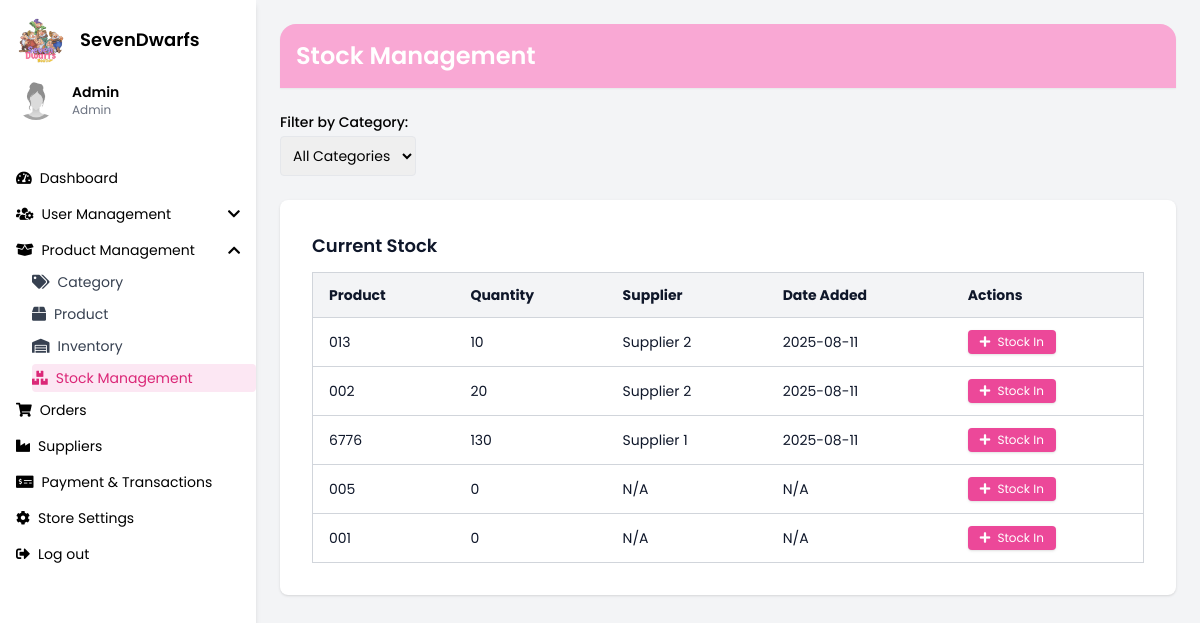
The page /stock_management.php on the database as committed earlier.
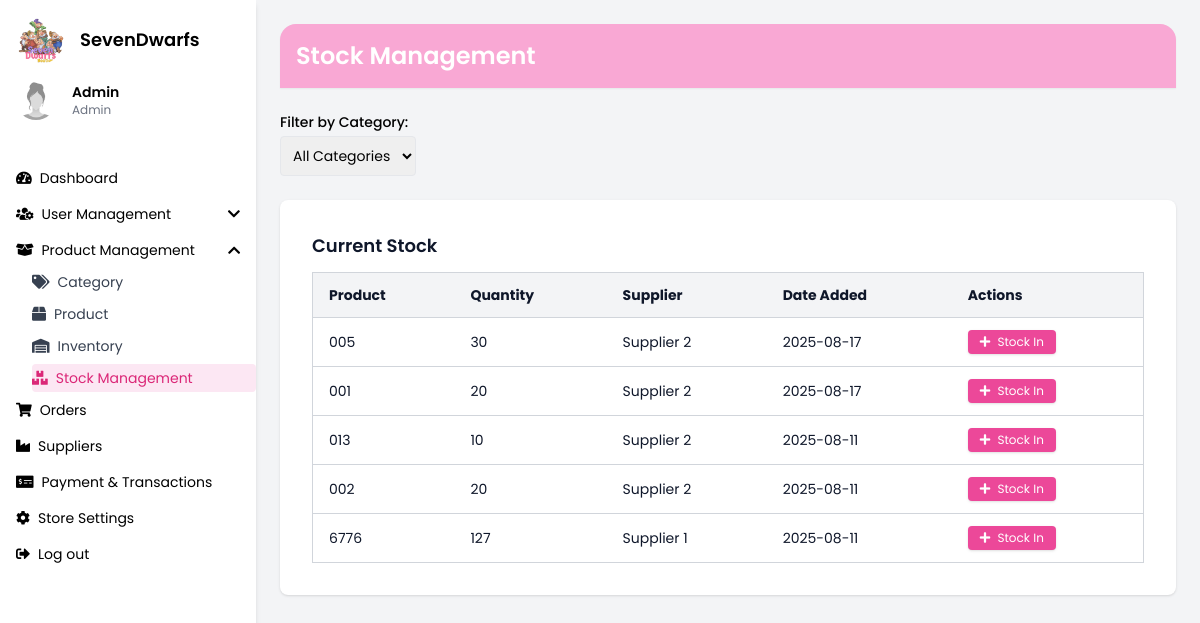
The same page on the database as committed later.
### tables this page shows
CREATE TABLE `products` (
  `product_id` int(11) NOT NULL,
  `product_name` varchar(255) DEFAULT NULL,
  `description` text DEFAULT NULL,
  `price_id` int(11) DEFAULT NULL,
  `stocks` int(11) DEFAULT NULL,
  `category_id` int(11) DEFAULT NULL,
  `image_url` text DEFAULT NULL,
  `created_at` timestamp NOT NULL DEFAULT current_timestamp(),
  `supplier_id` int(11) DEFAULT NULL,
  `supplier_price` decimal(10,2) NOT NULL,
  `revenue` decimal(10,2) GENERATED ALWAYS AS (`price_id` - `supplier_price`) STORED,
  `sizes` varchar(255) DEFAULT NULL,
  `colors` varchar(255) DEFAULT NULL
);

### stock_management.php (the view, shortened to what the changed rows need)
<?php
require 'conn.php';
$selected_category = isset($_GET['category_id']) ? intval($_GET['category_id']) : 0;
$stock_query = "
    SELECT
        p.product_id,
        p.product_name,
        COALESCE(st.current_qty, 0) AS current_qty,
        MAX(sup.supplier_name) AS supplier_name,
        MAX(si.date_added) AS date_added
    FROM products p
    LEFT JOIN stock st ON p.product_id = st.product_id
    LEFT JOIN stock_in si ON si.stock_id = st.stock_id
    LEFT JOIN suppliers sup ON si.supplier_id = sup.supplier_id
    " . ($selected_category ? "WHERE p.category_id = $selected_category" : "") . "
    GROUP BY p.product_id, p.product_name, st.current_qty
    ORDER BY date_added DESC
";
$current_stock = $conn->query($stock_query);
?>
<!DOCTYPE html>
<html lang="en">
<head>
  <script src="https://cdn.tailwindcss.com"></script>
  <link href="https://cdnjs.cloudflare.com/ajax/libs/font-awesome/5.15.3/css/all.min.css" rel="stylesheet" />
</head>
<body class="bg-gray-100 font-poppins text-sm transition-all duration-300">
 <body class="bg-gray-100 text-sm">
  <div class="flex h-screen">
<div class="w-64 bg-white shadow-md min-h-screen" x-data="{ userMenu: false, productMenu: true }">
  <div class="p-4">
    <div class="flex items-center space-x-4">
      <h2 class="text-lg font-semibold">SevenDwarfs</h2>
    </div>
  </div>
</div>
    <div class="flex-1 p-6 space-y-6">
        <div class="bg-pink-300 text-white p-4 rounded-t-2xl shadow-sm">
            <h1 class="text-2xl font-semibold">Stock Management</h1>
        </div>
        <div class="bg-white p-8 rounded-lg shadow w-full">
            <h2 class="text-lg font-semibold mb-3 text-[#0f172a]">Current Stock</h2>
            <table class="w-full border border-gray-300 rounded-md text-[#0f172a] text-sm">
                <thead>
                    <tr class="border-b border-gray-300 bg-gray-100">
                        <th class="px-4 py-3 text-left">Product</th>
                        <th class="px-4 py-3 text-left">Quantity</th>
                        <th class="px-4 py-3 text-left">Supplier</th>
                        <th class="px-4 py-3 text-left">Date Added</th>
                        <th class="px-4 py-3 text-left">Actions</th>
                    </tr>
                </thead>
                <tbody>
                    <?php if ($current_stock->num_rows > 0): ?>
                        <?php while ($row = $current_stock->fetch_assoc()): ?>
                            <tr class="border-b border-gray-300 hover:bg-gray-50">
                                <td class="px-4 py-3"><?= htmlspecialchars($row['product_name']) ?></td>
                                <td class="px-4 py-3"><?= htmlspecialchars($row['current_qty']) ?></td>
                                <td class="px-4 py-3"><?= htmlspecialchars($row['supplier_name'] ?? 'N/A') ?></td>
                                <td class="px-4 py-3"><?= htmlspecialchars($row['date_added'] ?? 'N/A') ?></td>
                                <td class="px-4 py-3">
                                    <button
                                        class="bg-pink-500 hover:bg-pink-600 text-white px-3 py-1 rounded shadow text-xs show-stockin-form"
                                        data-product="<?= htmlspecialchars($row['product_name']) ?>"
                                        data-product-id="<?= htmlspecialchars($row['product_id']) ?>"
                                    >
                                        <i class="fas fa-plus mr-1"></i> Stock In
                                    </button>
                                </td>
                            </tr>
                        <?php endwhile; ?>
                    <?php else: ?>
                        <tr>
                            <td colspan="5" class="text-center py-4 text-gray-500">No stock records found.</td>
                        </tr>
                    <?php endif; ?>
                </tbody>
            </table>
        </div>
    </div>
</div>
</body>
</html>

Rows that differ between the two databases and show on the page:
changed products (number 1 of 5 on the later page): current_qty "0" → "30"; supplier_name "N/A" → "Supplier 2"; date_added "N/A" → "2025-08-17"; moves up the list
changed products (number 2 of 5 on the later page): current_qty "0" → "20"; supplier_name "N/A" → "Supplier 2"; date_added "N/A" → "2025-08-17"; moves up the list
changed products (number 5 of 5 on the later page): current_qty "130" → "127"
